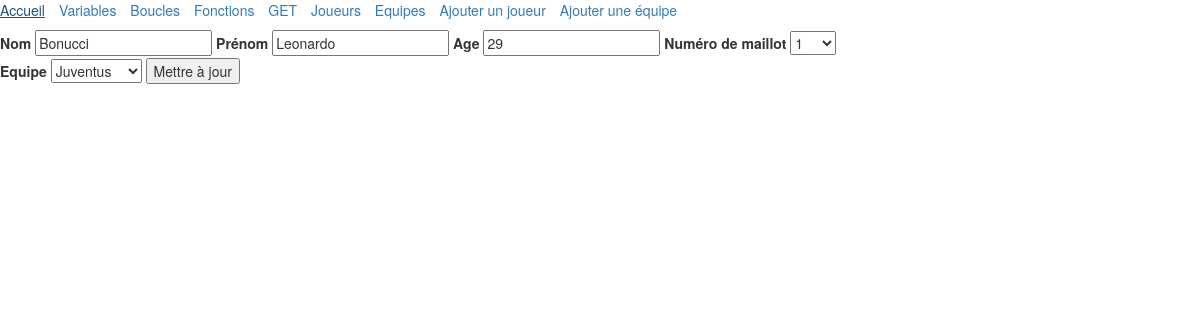
The app's page /updatePlayer.php?id=1 with its own data.
### tables this page shows
CREATE TABLE `joueur` (
  `id` int(11) NOT NULL,
  `nom` varchar(255) NOT NULL,
  `prenom` varchar(255) NOT NULL,
  `age` int(11) NOT NULL,
  `numero_maillot` int(3) NOT NULL,
  `equipe` int(11) NOT NULL
);

### updatePlayer.php (the view, shortened to what this page needs)
<?php
include 'includes/equipe.inc.php';
include 'includes/header.php';
include 'includes/menu.php';
if (isset($_GET['id'])) {
    $id = $_GET['id'];
    $db = connect();
    $query = $db->prepare('SELECT * FROM joueur WHERE id = :id');
    $query->execute(array(
        ':id' => $id
    ));
    $joueur = $query->fetch();
}
?>
<form method="POST">
    <label>Nom</label>
    <input
        type="text"
        name="nom"
        value="<?php echo $joueur['nom'] ?>">
    <label>Prénom</label>
    <input
        type="text"
        name="prenom"
        value="<?php echo $joueur['prenom'] ?>">
    <label>Age</label>
    <input
        type="text"
        name="age"
        value="<?php echo $joueur['age'] ?>">
    <label>Numéro de maillot</label>
    <select name="numero_maillot">
        <?php
            for ($i=1; $i<1000; $i++) {
                if ($i == $joueur['numero_maillot']) {
                    echo '<option selected value="'.$i.'">'.$i.'</option>';
                } else {
                    echo '<option value="'.$i.'">'.$i.'</option>';
                }
            }
        ?>
    </select>
    <br>
    <label>Equipe</label>
    <?php echo selectFormatWithOpt(getTeams(), $joueur['equipe']); ?>
    <input type="submit" name="input" value="Mettre à jour">
</form>
<?php include 'includes/footer.php'; ?>

### records on screen
joueur: nom "Bonucci", prenom "Leonardo", age "29", numero_maillot "1"

### other values on screen
$menu['label'] "Accueil"
$menu['label'] "Variables"
$menu['label'] "Boucles"
$menu['label'] "Fonctions"
$menu['label'] "GET"
$menu['label'] "Joueurs"
$menu['label'] "Equipes"
$menu['label'] "Ajouter un joueur"
$menu['label'] "Ajouter une équipe"
form field equipe "Juventus"
